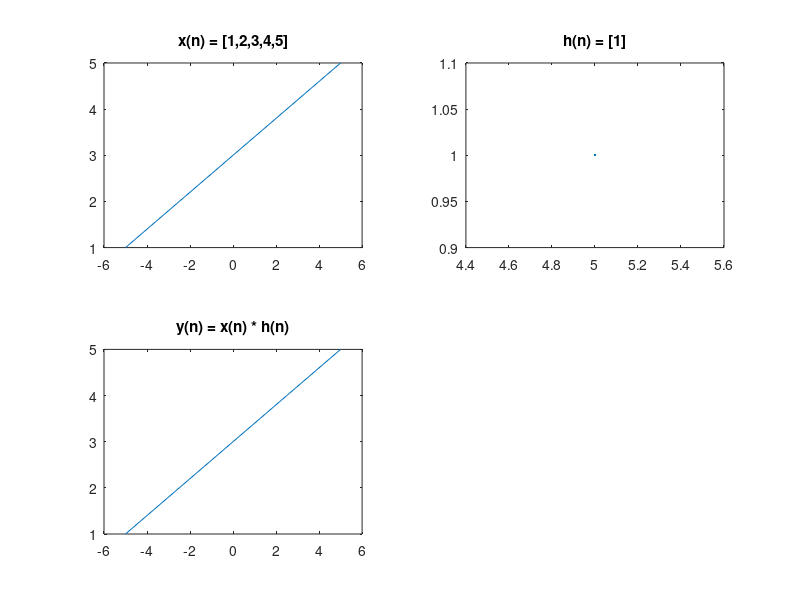

The MATLAB script that drew this image:
x2 = [1, 2, 3, 4, 5];
h2 = 1;
y2 = conv(x2, h2);
t1 = linspace(-5,5,5);
t2 = linspace(-5,5,1);
t3 = linspace(-5,5,5);

subplot(2,2,1);
plot(t1,x2);
title('x(n) = [1,2,3,4,5]');

subplot(2,2,2);
plot(t2,h2);
title('h(n) = [1]');

subplot(2,2,3);
plot(t3,y2);
title('y(n) = x(n) * h(n)');